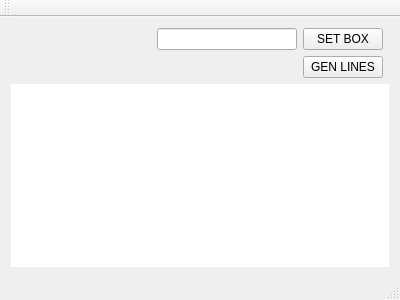
<?xml version="1.0" encoding="UTF-8"?>
<ui version="4.0">
 <class>MainWindow</class>
 <widget class="QMainWindow" name="MainWindow">
  <property name="geometry">
   <rect>
    <x>0</x>
    <y>0</y>
    <width>400</width>
    <height>300</height>
   </rect>
  </property>
  <property name="windowTitle">
   <string>MainWindow</string>
  </property>
  <widget class="QWidget" name="centralWidget">
   <layout class="QGridLayout" name="gridLayout">
    <item row="0" column="2">
     <widget class="QPushButton" name="boxBut">
      <property name="text">
       <string>SET BOX</string>
      </property>
     </widget>
    </item>
    <item row="0" column="1">
     <widget class="QLineEdit" name="sides"/>
    </item>
    <item row="0" column="0">
     <spacer name="horizontalSpacer">
      <property name="orientation">
       <enum>Qt::Horizontal</enum>
      </property>
      <property name="sizeHint" stdset="0">
       <size>
        <width>40</width>
        <height>20</height>
       </size>
      </property>
     </spacer>
    </item>
    <item row="1" column="2">
     <widget class="QPushButton" name="linesBut">
      <property name="text">
       <string>GEN LINES</string>
      </property>
     </widget>
    </item>
    <item row="2" column="0" colspan="4">
     <widget class="drawer" name="drawField" native="true">
      <property name="autoFillBackground">
       <bool>true</bool>
      </property>
      <property name="styleSheet">
       <string notr="true">background-color:white;</string>
      </property>
     </widget>
    </item>
   </layout>
  </widget>
  <widget class="QMenuBar" name="menuBar">
   <property name="geometry">
    <rect>
     <x>0</x>
     <y>0</y>
     <width>400</width>
     <height>27</height>
    </rect>
   </property>
  </widget>
  <widget class="QToolBar" name="mainToolBar">
   <attribute name="toolBarArea">
    <enum>TopToolBarArea</enum>
   </attribute>
   <attribute name="toolBarBreak">
    <bool>false</bool>
   </attribute>
  </widget>
  <widget class="QStatusBar" name="statusBar"/>
 </widget>
 <layoutdefault spacing="6" margin="11"/>
 <customwidgets>
  <customwidget>
   <class>drawer</class>
   <extends>QWidget</extends>
   <header>drawer.h</header>
   <container>1</container>
  </customwidget>
 </customwidgets>
 <resources/>
 <connections/>
</ui>
